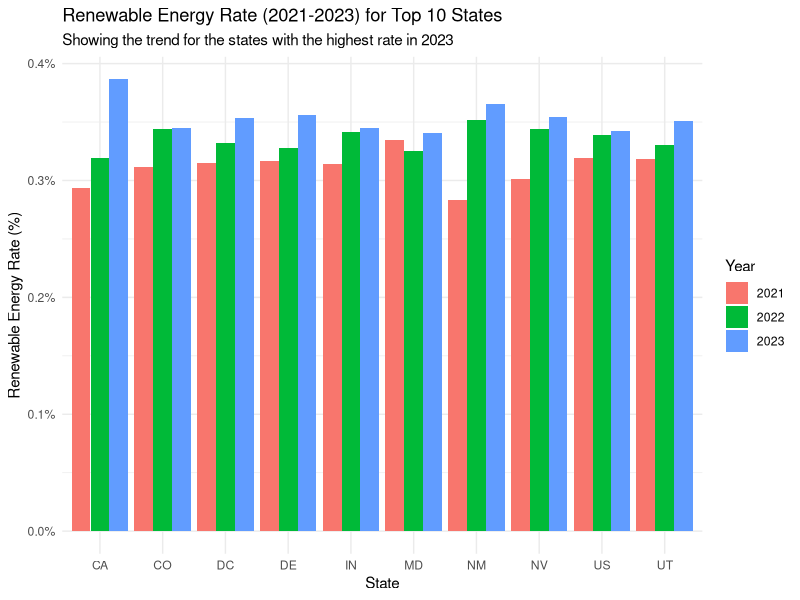

Reproduce this figure in R.
## ---- chunk 1
library(tidyverse)
library(stringr)
## ---- chunk 2
renew_use_2021 <- read_csv("data/renew-use-2021.csv")
renew_use_2022 <- read_csv("data/renew-use-2022.csv")
renew_use_2023 <- read_csv("data/renew-use-2023.csv")
total_use_2021 <- read_csv("data/total-use-2021.csv")
total_use_2022 <- read_csv("data/total-use-2022.csv")
total_use_2023 <- read_csv("data/total-use-2023.csv")
av_energy_price_2021_to_2023 <- read_csv("data/av-energy-price-2021-2023.csv")
ev_registrations_by_state_2023 <- read_csv("data/ev-registrations-by-state-2023.csv")

# --- 1. Combine Yearly Data ---

# Combine all renewable use files
all_renewable_use <- bind_rows(
  renew_use_2021, 
  renew_use_2022, 
  renew_use_2023
)

# Combine all total energy use files
all_total_use <- bind_rows(
  total_use_2021, 
  total_use_2022, 
  total_use_2023
)


# av_energy_price and ev_registrations are already single files

# --- Part 2: Data Preparation & Cleaning ---

all_renewable_use_clean <- all_renewable_use |>
  rename_with(~ .x |>
    tolower() |>               # Make all names lowercase
    str_replace_all(" ", "_")   # Replace spaces with underscores
  )

all_total_use_clean <- all_total_use %>%
  rename_with(~ .x |>
    tolower() |>             
    str_replace_all(" ", "_")   
  )

av_energy_price_clean <- av_energy_price_2021_to_2023 %>%
  rename_with(~ .x |>
    tolower() |>             
    str_replace_all(" ", "_")   
  )

ev_registrations_clean <- ev_registrations_by_state_2023 %>%
  rename_with(~ .x |>
    tolower() |>            
    str_replace_all(" ", "_")   
  )


# Clean Messy Numeric Values 

all_renewable_use_clean <- all_renewable_use_clean |>
  mutate(
    across(
      # Use the new, clean column names
      .cols = c(renewable_use_2021, renewable_use_2022, renewable_use_2023), 
      
      # This function extracts the digits ("\\d+") and converts to a number
      .fns = ~ as.numeric(str_extract(.x, "\\d+")),
      
      # This creates new columns named "renewable_use_2021_numeric", etc.
      .names = "{.col}_numeric" 
    ) 
  )|>
    select(-renewable_use_2021, -renewable_use_2022, -renewable_use_2023)

view(all_renewable_use_clean)

# Clean total_use

# First, clean the column names for the total data
all_total_use_clean <- all_total_use |>
  rename_with(~ .x |> tolower() |> str_replace_all(" ", "_"))

# Now, pivot it from wide to long
total_use_long <- all_total_use_clean |>
  pivot_longer(
    cols = -c(energy_source), 
    names_to = "state",             # The new column for "ak", "al", etc.
    values_to = "total_use"         # The new column for the numbers
  ) |>
  mutate(
    # Clean the numeric values (extract digits and decimals)
    total_use = as.numeric(str_extract(total_use, "[\\d\\.]+")),
    # Standardize state abbreviations to uppercase to match other data
    state = toupper(state)
  ) |>
  # Keep only the columns we need
  select(state, energy_source, total_use)

view(total_use_long)

state_key <- data.frame(
  state_name = c(state.name, "District of Columbia"), 
  state_abb = c(state.abb, "DC")
)

## ---- chunk 3

# For Question One: percentage of renewable energy out of total energy
renewable_long <- all_renewable_use_clean %>%
  pivot_longer(
    cols = ends_with("_numeric"), # Selects all our new numeric columns
    names_to = "year_source_col",
    values_to = "renewable_use"
  ) |>
  # Get rid of all the NA rows
  filter(!is.na(renewable_use)) |>
  # Clean up the year
  mutate(year = str_extract(year_source_col, "\\d{4}")) |>
  select(state, energy_source, year, renewable_use) |>
  arrange(desc(renewable_use))

view(renewable_long)

#total_use is already pitovted.

renewable_by_state <- renewable_long |>
  group_by(state, year) |>
  summarize(total_renewable_use = sum(renewable_use, na.rm = TRUE), .groups = "drop")

total_use_by_state <- total_use_long |>
  filter(str_starts(energy_source, "total")) |>
  group_by(state) |>
  summarize(total_state_use = sum(total_use, na.rm = TRUE), .groups = "drop")

result <- full_join(renewable_by_state, total_use_by_state) |>
    mutate(renew_energy_rate = total_renewable_use/total_state_use) |>
  filter(!is.na(renew_energy_rate))

view(result)


## ---- chunk 4
top_10_states_2023 <- result |>
  filter(year == "2023") |>
  arrange(desc(renew_energy_rate)) |>
  # Get the top 10 states
  slice_head(n = 10) |>
  # Get just the list of state names
  pull(state)

# Filter the main 'result' data for ONLY those top 10 states
plot_data <- result |>
  filter(state %in% top_10_states_2023) |>
  # Make sure we don't plot any bad data (like division by zero)
  filter(!is.infinite(renew_energy_rate), !is.na(renew_energy_rate))

# Create the grouped bar chart
ggplot(plot_data, aes(x = state, y = renew_energy_rate, fill = year)) +
  # "position = 'dodge'" places the bars side-by-side
  geom_bar(stat = "identity", position = "dodge") +
  
  labs(
    title = "Renewable Energy Rate (2021-2023) for Top 10 States",
    subtitle = "Showing the trend for the states with the highest rate in 2023",
    x = "State",
    y = "Renewable Energy Rate (%)",
    fill = "Year"
  ) +
  
  # Format the y-axis to show percentages
  # You may need to install this package: install.packages("scales")
  scale_y_continuous(labels = scales::percent_format(scale = 1)) +
  theme_minimal()
